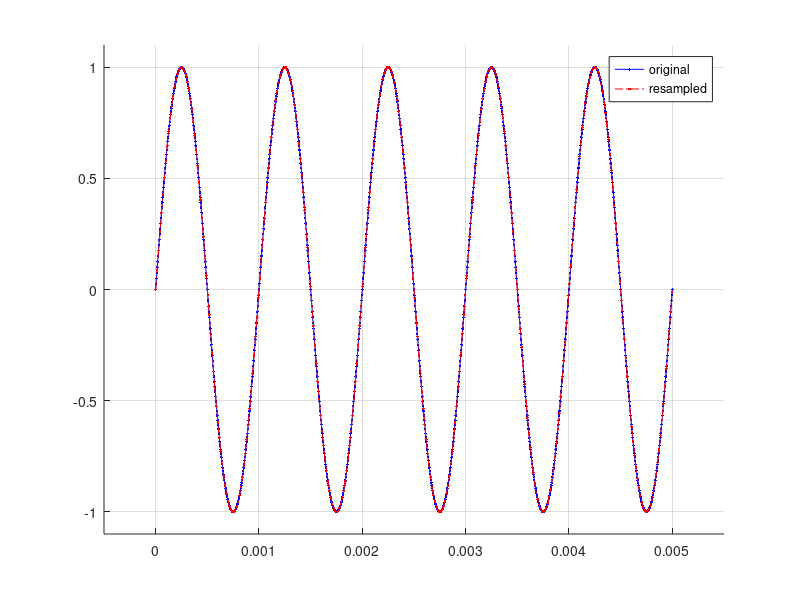

The MATLAB source for this figure:

close all; clearvars; clc

Fs = 250e3;
Fc = 1e3;
A = 1;
T = 0.005;

ResUp = 2;
ResDown = 7;

Time1 = 0:1/Fs:T;
Sgn1 = A*sin(2*pi*Fc*Time1);

Time2 = 0:ResDown/(ResUp*Fs):T;
Sgn2 = interp1(Time1,Sgn1,Time2);

figure; hold on
plot(Time1,Sgn1,'b.-')
plot(Time2,Sgn2,'r.-.')
legend('original','resampled')
axis([-T/10 11/10*T 1.1*[-A A]])
hold off
grid on